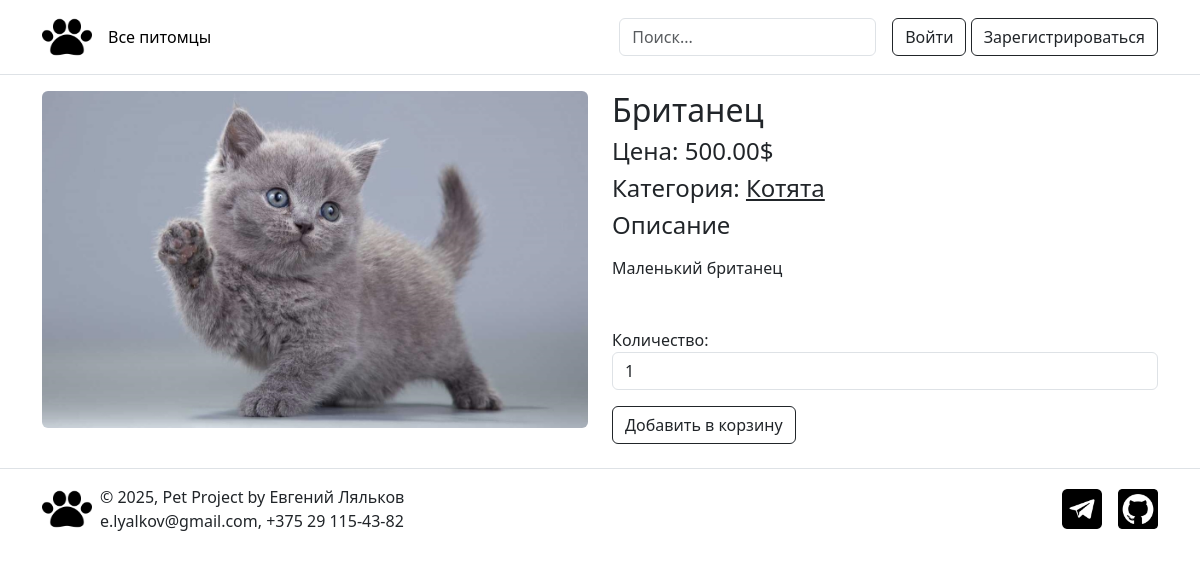
Screenshot of /product/britanec/ with the database file from the repository.
### main/models.py (models this page shows, shortened)
class Product(models.Model):
    category = models.ForeignKey(Category, related_name='products', on_delete=models.CASCADE)
    name = models.CharField(max_length=100, db_index=True)
    slug = models.SlugField(max_length=100, unique=True)
    image = models.ImageField(upload_to='products/%Y/%m/%d', blank=True)
    description = models.TextField(blank=True)
    price = models.DecimalField(max_digits=10, decimal_places=2)
    available = models.BooleanField(default=True)
    created = models.DateTimeField(auto_now_add=True, null=True)
    updated = models.DateTimeField(auto_now=True)
    class Meta:
        ordering = ['name']
        verbose_name = 'Продукт'
        verbose_name_plural = 'Продукты'

class Category(models.Model):
    name = models.CharField(max_length=100, db_index=True, unique=True) #db_index - индекс для БД для ускоренного поиска
    slug = models.SlugField(max_length=100, unique=True)
    class Meta:
        ordering = ['name'] #сортирока по полю name
        verbose_name = 'Категория'
        verbose_name_plural = 'Категории'
    def get_absolute_url(self): #возвращает ссылку на список товаров в категории
        return reverse('main:product_list_by_category', args=[self.slug])

### main/views.py (the view)
# urls.py: path('product/<slug:slug>/', views.product_detail, name='product_detail'),
def product_detail(request, slug):
    product = get_object_or_404(Product, slug=slug, available=True)
    cart_product_form = CartAddProductForm()
    return render(request,
                  'main/detail.html',
                  {'product': product,
                            'cart_product_form': cart_product_form})

### cart/forms.py
class CartAddProductForm(forms.Form):
    quantity = forms.IntegerField(min_value=1, max_value=20, initial=1, label='Количество:',
                                  widget=forms.NumberInput(attrs={'class': 'form-control'}))
    override = forms.BooleanField(required=False, initial=False, widget=forms.HiddenInput)

### cart/context_processors.py (called while the page is built)
def cart(request):
    return {'cart': Cart(request)}

### main/templates/main/detail.html (shortened to what this page needs)
{% extends "main/base.html" %}
{% block content %}
    <div class="product-detail">
        <div class="row">
            <div class="col-md-6">
                <img src="{{ product.image.url }}" class="img-fluid rounded" alt="{{ product.name }}">
            </div>
            <div class="col-md-6">
                <h2>{{ product.name }}</h2>
                <p class="price h4">Цена: {{ product.price }}$</p>
                <p class="category h4">Категория:
                    <a href="{{ product.category.get_absolute_url }} " class="text-dark">{{ product.category.name }}</a>
                </p>
                <div class="description">
                    <h4>Описание</h4>
                    <p>{{ product.description|linebreaks }}</p>
                </div>
                <div class="mt-5">
                    <form action="{% url "cart:cart_add" product.id %}" method="post">
                        {{ cart_product_form.as_div }}
                        <button type="submit" class="btn btn-outline-dark mt-3">Добавить в корзину</button>
                    </form>
                </div>
            </div>
        </div>
    </div>
{% endblock %}

### rows the page displays
Product: image (picture), name "Британец", price "500.00", category.name "Котята", description "Маленький британец"
